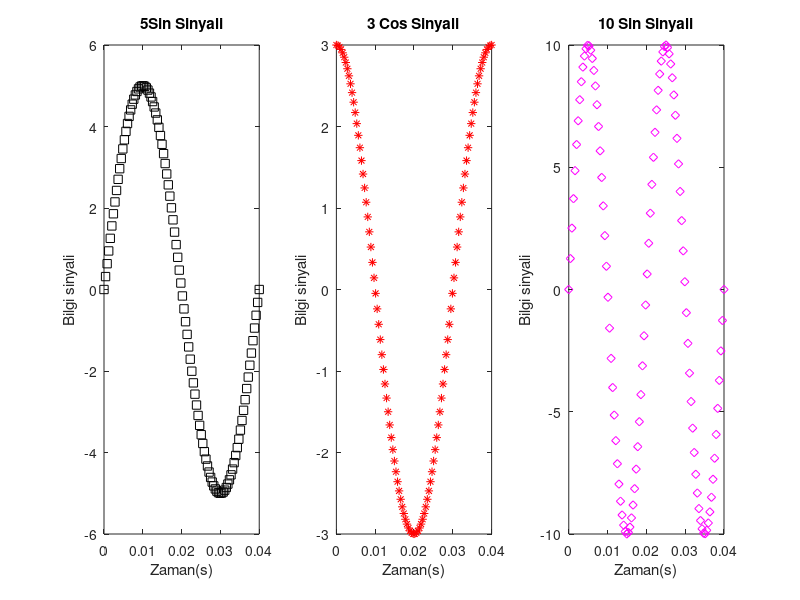

Write MATLAB code to recreate this figure.
clear
f1 = 25;
f2 = 50;
T=1/f1;
t = linspace(0,T);
s1 = 5*sin(2*f1*pi*t);
subplot(131);
plot(t,s1,'ks');
xlabel ('Zaman(s)')
ylabel ('Bilgi sinyali')
title ('5Sin Sinyali')
s2 = 3*cos(2*f1*pi*t);
subplot(132);
plot(t,s2,'r*');
xlabel ('Zaman(s)')
ylabel ('Bilgi sinyali')
title ('3 Cos Sinyali')
s3 = 10*sin(2*f2*pi*t);
subplot(133);
plot(t,s3,'md');
xlabel ('Zaman(s)')
ylabel ('Bilgi sinyali')
title ('10 Sin Sinyali')
